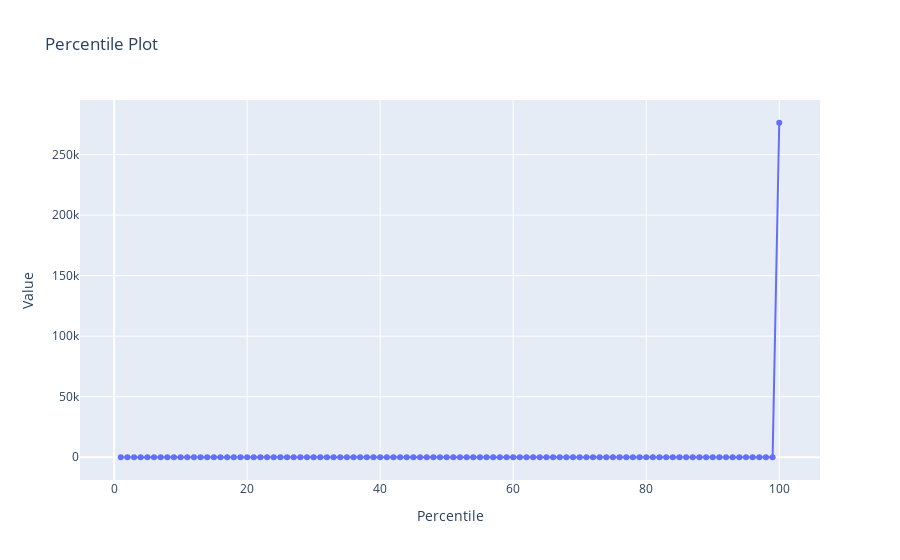
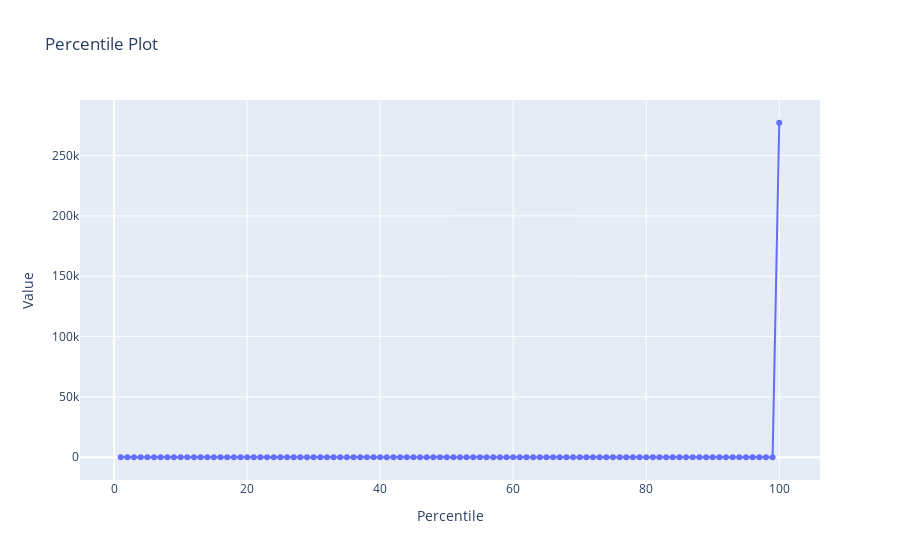

Notebook source saved alongside these figures, in order:
### Code cell
print("# Arduino IDE Stat example")
print(f"Datapoints processed: {len(arduino_intervals)}")
graph_percentiles(arduino_intervals)

print("# PlatformIO Stat example")
print(f"Datapoints processed: {len(platformio_intervals)}")
graph_percentiles(platformio_intervals)

### Figure 1 — Plotly figure (JSON) as saved in the notebook; plotly's stock layout.template omitted (floating-point values rounded to 4 significant figures)
{"data": [{"mode": "lines+markers", "type": "scatter", "x": [1, 2, 3, 4, 5, 6, 7, 8, 9, 10, 11, 12, 13, 14, 15, 16, 17, 18, 19, 20, 21, 22, 23, 24, 25, 26, 27, 28, 29, 30, 31, 32, 33, 34, 35, 36, 37, 38, 39, 40, 41, 42, 43, 44, 45, 46, 47, 48, 49, 50, 51, 52, 53, 54, 55, 56, 57, 58, 59, 60, 61, 62, 63, 64, 65, 66, 67, 68, 69, 70, 71, 72, 73, 74, 75, 76, 77, 78, 79, 80, 81, 82, 83, 84, 85, 86, 87, 88, 89, 90, 91, 92, 93, 94, 95, 96, 97, 98, 99, 100], "y": [8, 8, 8, 8, 9, 9, 9, 9, 9, 9, 9, 9, 9, 9, 9, 9, 9, 9, 9, 9, 9, 9, 9, 9, 9, 9, 9, 9, 9, 9, 9, 9, 9, 9, 9, 9, 9, 9, 9, 9, 9, 9, 9, 9, 9, 9, 9, 9, 9, 9, 9, 9, 9, 9, 9, 9, 9, 9, 9, 9, 9, 9, 9, 9, 9, 9, 9, 9, 9, 9, 9, 9, 9, 9, 9, 9, 9, 9, 9, 9, 9, 9, 9, 9, 9, 9, 9, 9, 9, 9, 9, 9, 9, 9, 9, 9, 9, 9, 13, 276250]}], "layout": {"title": {"text": "Percentile Plot"}, "xaxis": {"title": {"text": "Percentile"}}, "yaxis": {"title": {"text": "Value"}}}}

### Figure 2 — Plotly figure (JSON) as saved in the notebook; plotly's stock layout.template omitted (floating-point values rounded to 4 significant figures)
{"data": [{"mode": "lines+markers", "type": "scatter", "x": [1, 2, 3, 4, 5, 6, 7, 8, 9, 10, 11, 12, 13, 14, 15, 16, 17, 18, 19, 20, 21, 22, 23, 24, 25, 26, 27, 28, 29, 30, 31, 32, 33, 34, 35, 36, 37, 38, 39, 40, 41, 42, 43, 44, 45, 46, 47, 48, 49, 50, 51, 52, 53, 54, 55, 56, 57, 58, 59, 60, 61, 62, 63, 64, 65, 66, 67, 68, 69, 70, 71, 72, 73, 74, 75, 76, 77, 78, 79, 80, 81, 82, 83, 84, 85, 86, 87, 88, 89, 90, 91, 92, 93, 94, 95, 96, 97, 98, 99, 100], "y": [8, 8, 8, 8, 9, 9, 9, 9, 9, 9, 9, 9, 9, 9, 9, 9, 9, 9, 9, 9, 9, 9, 9, 9, 9, 9, 9, 9, 9, 9, 9, 9, 9, 9, 9, 9, 9, 9, 9, 9, 9, 9, 9, 9, 9, 9, 9, 9, 9, 9, 9, 9, 9, 9, 9, 9, 9, 9, 9, 9, 9, 9, 9, 9, 9, 9, 9, 9, 9, 9, 9, 9, 9, 9, 9, 9, 9, 9, 9, 9, 9, 9, 9, 9, 9, 9, 9, 9, 9, 9, 9, 9, 9, 9, 9, 9, 9, 10, 13, 277137]}], "layout": {"title": {"text": "Percentile Plot"}, "xaxis": {"title": {"text": "Percentile"}}, "yaxis": {"title": {"text": "Value"}}}}
